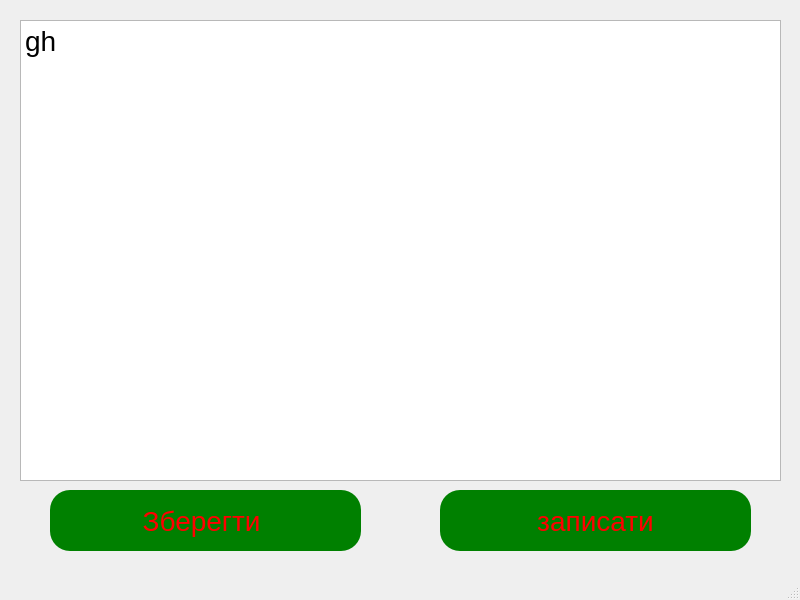
<?xml version="1.0" encoding="UTF-8"?>
<ui version="4.0">
 <class>MainWindow</class>
 <widget class="QMainWindow" name="MainWindow">
  <property name="geometry">
   <rect>
    <x>0</x>
    <y>0</y>
    <width>800</width>
    <height>600</height>
   </rect>
  </property>
  <property name="windowTitle">
   <string>MainWindow</string>
  </property>
  <widget class="QWidget" name="centralwidget">
   <widget class="QTextEdit" name="textEdit">
    <property name="geometry">
     <rect>
      <x>20</x>
      <y>20</y>
      <width>761</width>
      <height>461</height>
     </rect>
    </property>
    <property name="styleSheet">
     <string notr="true">font-size:28px;</string>
    </property>
    <property name="html">
     <string>&lt;!DOCTYPE HTML PUBLIC &quot;-//W3C//DTD HTML 4.0//EN&quot; &quot;http://www.w3.org/TR/REC-html40/strict.dtd&quot;&gt;
&lt;html&gt;&lt;head&gt;&lt;meta name=&quot;qrichtext&quot; content=&quot;1&quot; /&gt;&lt;style type=&quot;text/css&quot;&gt;
p, li { white-space: pre-wrap; }
&lt;/style&gt;&lt;/head&gt;&lt;body style=&quot; font-family:'MS Shell Dlg 2'; font-size:28px; font-weight:400; font-style:normal;&quot;&gt;
&lt;p style=&quot; margin-top:0px; margin-bottom:0px; margin-left:0px; margin-right:0px; -qt-block-indent:0; text-indent:0px;&quot;&gt;&lt;span style=&quot; font-size:28px;&quot;&gt;gh&lt;/span&gt;&lt;/p&gt;
&lt;p style=&quot;-qt-paragraph-type:empty; margin-top:0px; margin-bottom:0px; margin-left:0px; margin-right:0px; -qt-block-indent:0; text-indent:0px;&quot;&gt;&lt;br /&gt;&lt;/p&gt;&lt;/body&gt;&lt;/html&gt;</string>
    </property>
   </widget>
   <widget class="QPushButton" name="pushButton">
    <property name="geometry">
     <rect>
      <x>50</x>
      <y>490</y>
      <width>311</width>
      <height>61</height>
     </rect>
    </property>
    <property name="styleSheet">
     <string notr="true">font-size:28px;
background-color:green;
color:red;
border-radius:20px;</string>
    </property>
    <property name="text">
     <string>Зберегти </string>
    </property>
   </widget>
   <widget class="QPushButton" name="pushButton_2">
    <property name="geometry">
     <rect>
      <x>440</x>
      <y>490</y>
      <width>311</width>
      <height>61</height>
     </rect>
    </property>
    <property name="styleSheet">
     <string notr="true">font-size:28px;
background-color:green;
color:red;
border-radius:20px;</string>
    </property>
    <property name="text">
     <string>записати</string>
    </property>
   </widget>
  </widget>
  <widget class="QMenuBar" name="menubar">
   <property name="geometry">
    <rect>
     <x>0</x>
     <y>0</y>
     <width>800</width>
     <height>21</height>
    </rect>
   </property>
  </widget>
  <widget class="QStatusBar" name="statusbar"/>
 </widget>
 <resources/>
 <connections/>
</ui>
